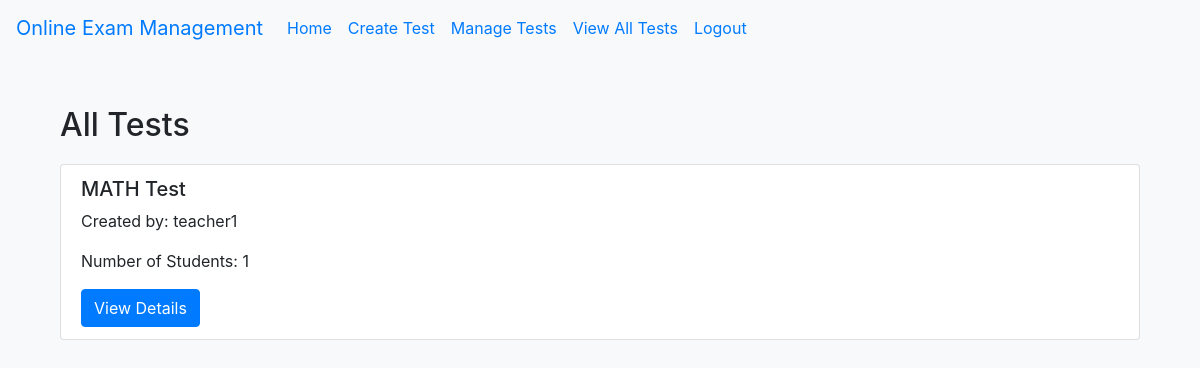
/tests (signed in), run on an earlier commit of the app's database.
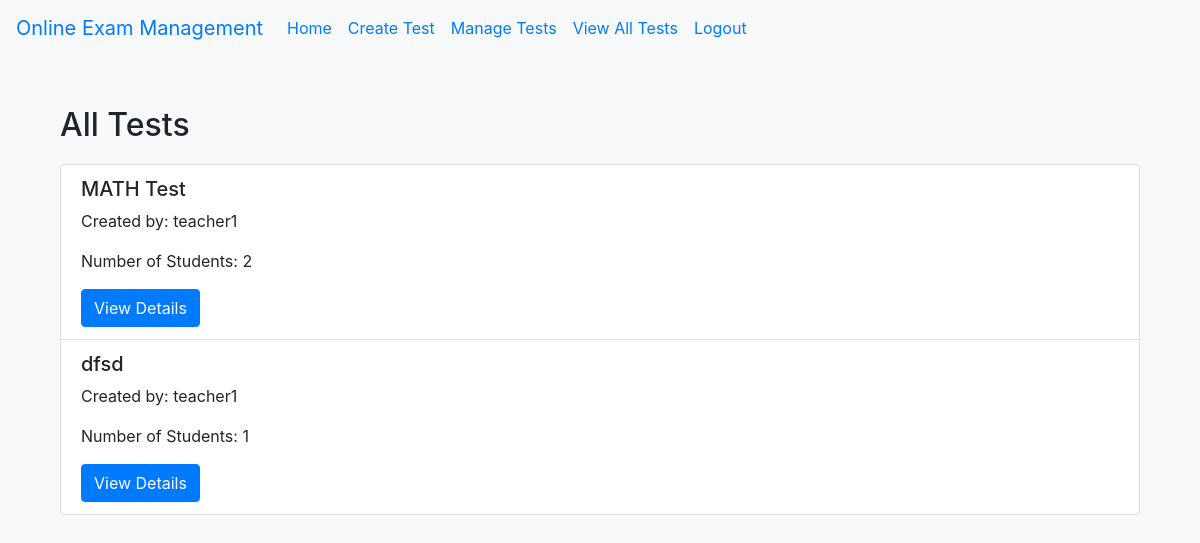
And on a later commit of the database.
### tables this page shows
CREATE TABLE Test (
    id INTEGER PRIMARY KEY AUTOINCREMENT,
    teacher_id INTEGER NOT NULL,
    test_name TEXT NOT NULL,
    test_description TEXT,
    FOREIGN KEY (teacher_id) REFERENCES User(id)
);

### app.py (the view)
@app.route('/tests')
@login_required
def view_all_tests():
    tests = db.execute("SELECT Test.id, Test.test_name, Test.test_description, User.username AS teacher_name, COUNT(DISTINCT Answer.student_id) AS student_count "
                       "FROM Test "
                       "LEFT JOIN User ON Test.teacher_id = User.id "
                       "LEFT JOIN Answer ON Test.id = Answer.test_id "
                       "GROUP BY Test.id")
    return render_template('view_all_tests.html', tests=tests)

### app.py (called while the page is built)
@login_manager.user_loader
def load_user(user_id):
    user = db.execute("SELECT * FROM User WHERE id = ?", user_id)
    if user:
        return User(id=user[0]['id'], username=user[0]['username'], password=user[0]['password'], role=user[0]['role'])
    return None

### templates/view_all_tests.html
{% extends "base.html" %}
{% block content %}
<div class="container mt-4">
    <h2>All Tests</h2>
    <ul class="list-group">
        {% for test in tests %}
        <li class="list-group-item">
            <h5>{{ test.test_name }}</h5>
            <p>Created by: {{ test.teacher_name }}</p>
            <p>Number of Students: {{ test.student_count }}</p>
            <a href="/test/{{ test.id }}/details" class="btn btn-primary">View Details</a>
        </li>
        {% endfor %}
    </ul>
</div>
{% endblock %}

What changed in the data, as far as the page shows it:
computed for Test "MATH Test": student_count "1" → "2"
added Test: test_name "dfsd", teacher_name "teacher1", student_count "1"
